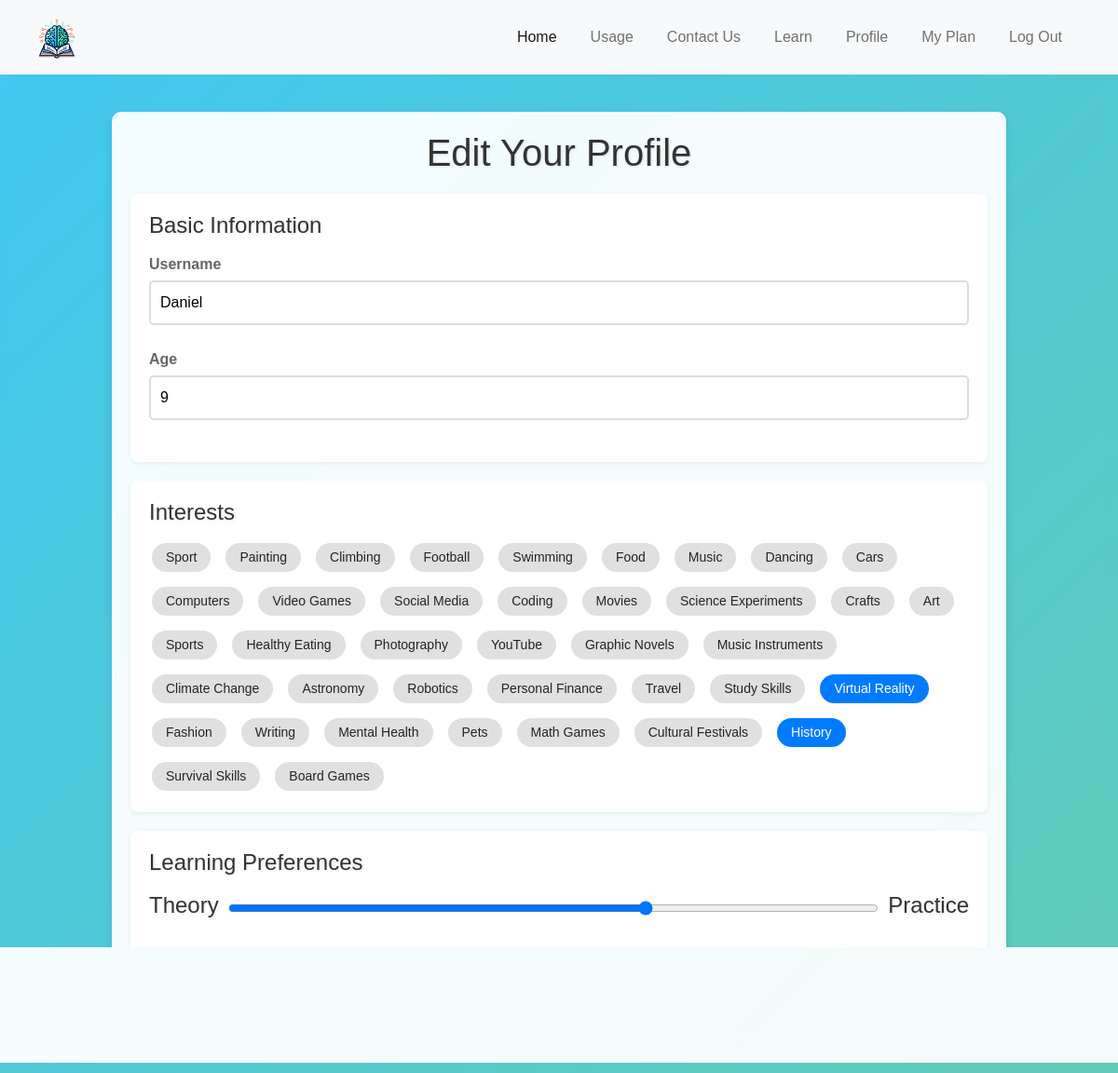
The page /profile (signed in) on the database as committed earlier.
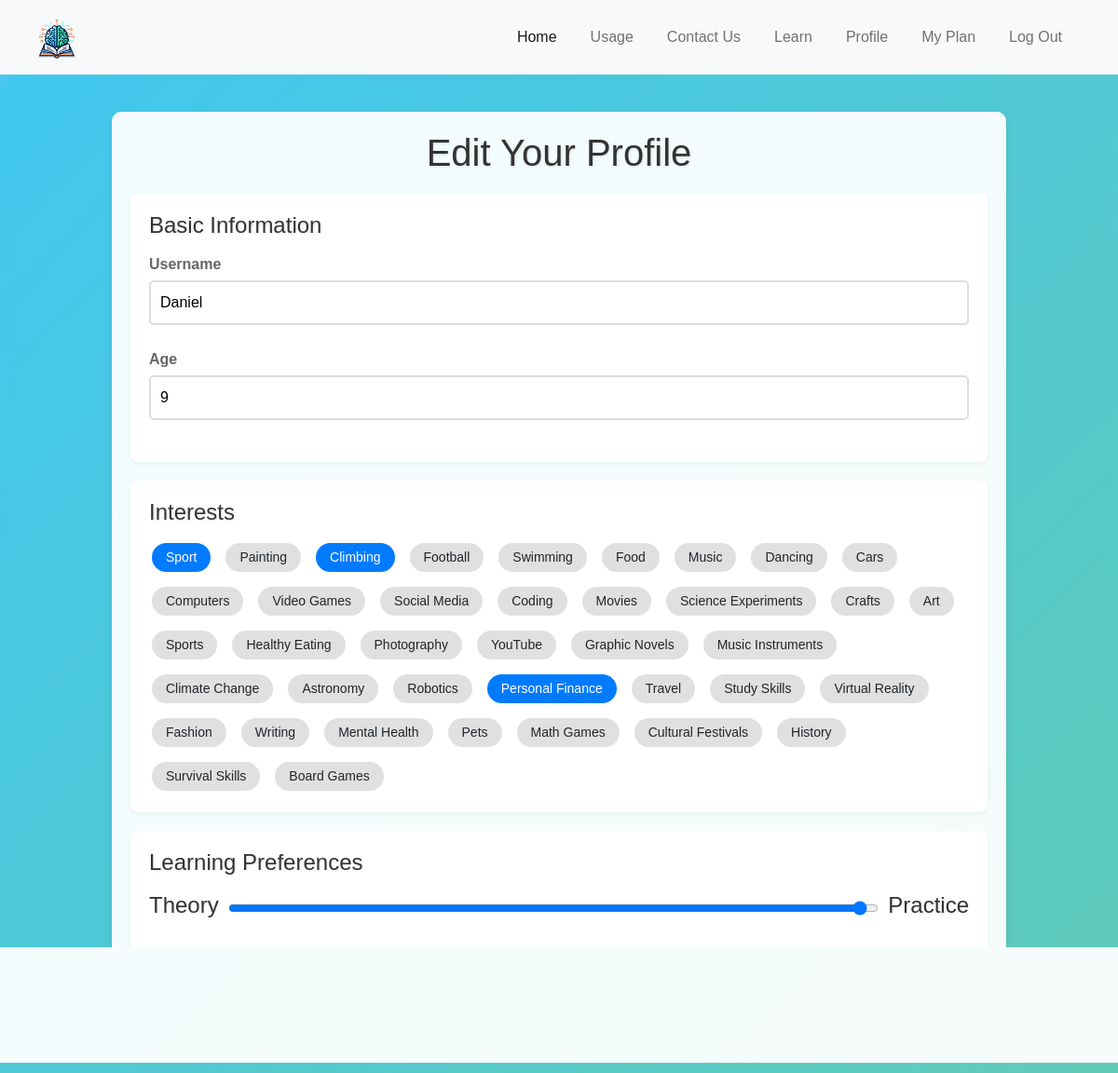
The same page on the database as committed later.
### tables this page shows
CREATE TABLE users (
    id INTEGER PRIMARY KEY AUTOINCREMENT,
    username TEXT NOT NULL UNIQUE,
    password TEXT NOT NULL
, age INTEGER, learning_preference INTEGER, likes TEXT);

### app.py (the view)
@app.route("/profile", methods=["GET", "POST"])
@login_required
def profile():
    conn = get_db_connection("users.db")
    cursor = conn.cursor()
    if request.method == "POST":
        username = request.form['username']
        age = request.form['age']
        likes = ','.join(request.form.getlist('likes'))
        learning_preference = request.form['learning_preference']
        try:
            cursor.execute("UPDATE users SET username = ?, age = ?, likes = ?, learning_preference = ? WHERE id = ?",
                           (username, age, likes, learning_preference, session['user_id']))
            conn.commit()
            flash("Profile updated successfully", "info")
        finally:
            conn.close()
        return redirect(url_for('learn_mathematics'))
    else:
        cursor.execute("SELECT * FROM users WHERE id = ?", (session['user_id'],))
        user = dict(cursor.fetchone())
        user['likes'] = user['likes'].split(',') if user['likes'] else []
        conn.close()
        return render_template("profile.html", user=user)

### app.py (called while the page is built)
@app.after_request
def after_request(response):
    response.headers["Cache-Control"] = "no-cache, no-store, must-revalidate"
    response.headers["Expires"] = 0
    response.headers["Pragma"] = "no-cache"
    return response

### helpers.py (called while the page is built)
def login_required(f):
    @wraps(f)
    def decorated_function(*args, **kwargs):
        if session.get("user_id") is None:
            return redirect("/login")
        return f(*args, **kwargs)
    return decorated_function

def get_db_connection(db_name):
    conn = sqlite3.connect(db_name)
    conn.row_factory = sqlite3.Row  # to access columns by name
    return conn

### templates/profile.html (shortened to what this page needs)
{% extends "layout.html" %}
{% block content %}
<link rel="stylesheet" href="{{ url_for('static', filename='profile_styles.css') }}">
<div class="profile-container">
    <h1>Edit Your Profile</h1>
    <form method="POST" action="/profile" class="profile-form">
        <div class="form-section">
            <h2>Basic Information</h2>
            <div class="form-group">
                <label for="username">Username</label>
                <input type="text" id="username" name="username" value="{{ user.username }}" required>
            </div>
            <div class="form-group">
                <label for="age">Age</label>
                <input type="number" id="age" name="age" value="{{ user.age }}" required>
            </div>
        </div>
        <div class="form-section">
            <h2>Interests</h2>
            <div class="topics-container">
                {% for topic in [
                    'Sport', 'Painting', 'Climbing', 'Football', 'Swimming', 'Food', 'Music', 'Dancing',
                    'Cars', 'Computers', 'Video Games', 'Social Media', 'Coding', 'Movies', 'Science Experiments',
                    'Crafts', 'Art', 'Sports', 'Healthy Eating', 'Photography', 'YouTube', 'Graphic Novels',
                    'Music Instruments', 'Climate Change', 'Astronomy', 'Robotics', 'Personal Finance', 'Travel',
                    'Study Skills', 'Virtual Reality', 'Fashion', 'Writing', 'Mental Health', 'Pets', 'Math Games',
                    'Cultural Festivals', 'History', 'Survival Skills', 'Board Games'
                ] %}
                <label class="checkbox-label" for="like_{{ topic }}">{{ topic }}</label>
            </div>
        </div>
        <div class="form-section">
            <h2>Learning Preferences</h2>
            <div class="learning-preference">
                <label for="learning_preference"><h2>Theory</h2></label>
                <input type="range" id="learning_preference" name="learning_preference" min="0" max="100" value="{{ user.learning_preference }}">
                <label for="learning_preference"><h2>Practice</h2></label>
            </div>
        </div>
        <div class="form-group">
            <button type="submit" class="btn-update">Update Profile</button>
        </div>
    </form>
</div>
{% endblock %}

### templates/layout.html (shortened to what this page needs)
<!DOCTYPE html>
<html lang="en">
    <head>
        <link href="https://cdn.jsdelivr.net/npm/bootstrap@5.1.3/dist/css/bootstrap.min.css" rel="stylesheet">
        <link href="/static/styles.css" rel="stylesheet">
    </head>
    <body>
        <nav class="navbar navbar-expand-lg navbar-light bg-light navbar-darkblue">
            <div class="container-fluid">
                <a class="navbar-brand" href="{{ url_for('index') }}">
                    <img src="{{ url_for('static', filename='images/nobackground.png') }}" alt="OpenMath Logo" style="height: 50px;">
                </a>
                <ul class="navbar-nav d-flex">
                    <li class="nav-item">
                        <a class="nav-link active" aria-current="page" href="{{ url_for('index') }}">Home</a>
                    </li>
                    <li class="nav-item">
                        <a class="nav-link" href="/usage">Usage</a>
                    </li>
                    <li class="nav-item">
                        <a class="nav-link" href="/contact">Contact Us</a>
                    </li>
                    <li class="nav-item">
                        <a class="nav-link" href="/learn">Learn</a>
                    </li>
                    <li class="nav-item">
                        <a class="nav-link" href="/profile">Profile</a>
                    </li>
                    <li class="nav-item">
                        <a class="nav-link" href="/myplan">My Plan</a>
                    </li>
                    {% if session.user_id %}
                    <li class="nav-item">
                        <a class="nav-link" href="/logout">Log Out</a>
                    </li>
                    {% endif %}
                </ul>
            </div>
        </nav>
        {% block content %}{% endblock %}
    </body>
</html>

### static/styles.css (style rules this page uses)
body, html { margin: 0; padding: 0; backdrop-filter: blur(5px); background-size: cover; }
.navbar { background-color: #092e52; padding: 10px 20px; }
.navbar-brand img { height: 40px; }
.navbar-nav { margin-left: auto; }
.navbar-darkblue { background-color: #0056b3; }
.nav-link { color: #007bff; margin-right: 20px; }

### static/profile_styles.css (style rules this page uses)
body { background: linear-gradient(-45deg, #c3d808 0%, #41c7f0 99%, #f0a9f7 100%); background-size: 400% 400%; animation: gradientBackground 15s ease infinite; font-family: 'Arial', sans-serif; margin: 0; padding: 0; }
.profile-container { max-width: 960px; margin: 40px auto; padding: 20px; background: rgba(255, 255, 255, 0.9); box-shadow: 0 4px 8px rgba(0,0,0,0.1); border-radius: 10px; position: relative; overflow: hidden; }
.profile-container::before, .profile-container::after { content: ''; position: absolute; width: 200%; height: 200%; top: -50%; left: -50%; background: rgba(255, 255, 255, 0.2); transform: rotate(45deg); z-index: -1; }
.profile-container h1 { text-align: center; color: #333; margin-bottom: 20px; font-size: 2.5em; text-shadow: 1px 1px 3px rgba(0,0,0,0.1); }
.profile-form { display: grid; grid-template-columns: 1fr; gap: 20px; }
.form-section { background: #fff; padding: 20px; border-radius: 8px; box-shadow: 0 2px 5px rgba(0,0,0,0.05); }
.form-section h2 { color: #333; margin-bottom: 15px; font-size: 1.5em; text-shadow: 1px 1px 3px rgba(0,0,0,0.1); }
.form-group { margin-bottom: 15px; }
.form-group label { display: block; margin-bottom: 5px; font-weight: bold; color: #666; }
input[type="text"], input[type="number"], input[type="range"] { width: 100%; padding: 10px; border: 2px solid #ddd; border-radius: 5px; font-size: 16px; margin-bottom: 10px; }
.checkbox-label { background: #e0e0e0; border-radius: 20px; padding: 5px 15px; cursor: pointer; display: inline-flex; align-items: center; font-size: 14px; transition: background-color 0.3s, color 0.3s; margin: 3px; }
input[type="checkbox"]:checked + .checkbox-label { background: #007bff; color: white; }
.btn-update { background-color: #007bff; border: none; padding: 10px 20px; border-radius: 5px; color: white; cursor: pointer; font-size: 16px; display: block; margin: 0 auto; }
.learning-preference { display: flex; align-items: center; gap: 10px; justify-content: space-between; }
.topics-container { display: flex; flex-wrap: wrap; gap: 10px; }

Rows that differ between the two databases and show on the page:
changed users "Daniel": learning_preference "65" → "100"
